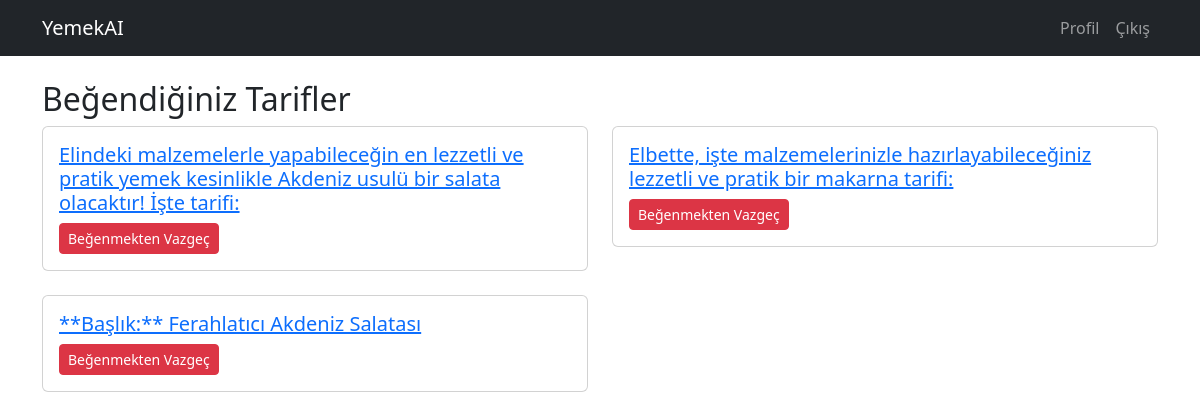
The page /profile (signed in) on the database its author committed.
### app/models.py (models this page shows)
class Recipe(db.Model):
    id = db.Column(db.Integer, primary_key=True)
    title = db.Column(db.String(120), nullable=False)
    description = db.Column(db.Text, nullable=True)
    content = db.Column(db.Text, nullable=False)

### app/routes.py (the view)
@bp.route('/profile')
@login_required
def profile():
    liked_recipes = current_user.liked_recipes
    return render_template('profile.html', liked_recipes=liked_recipes)

### app/__init__.py (called while the page is built)
def create_app():
    app = Flask(__name__)
    app.config['SECRET_KEY'] = os.getenv('SECRET_KEY', 'supersecretkey')
    app.config['SQLALCHEMY_DATABASE_URI'] = os.getenv('DATABASE_URL', 'sqlite:///db.sqlite3')
    app.config['SQLALCHEMY_TRACK_MODIFICATIONS'] = False
    db.init_app(app)
    bcrypt.init_app(app)
    migrate.init_app(app, db)
    login_manager.init_app(app)
    login_manager.login_view = 'main.login'
    from .models import User, Recipe
    @login_manager.user_loader
    def load_user(user_id):
        return User.query.get(int(user_id))
    from .routes import bp as main_bp
    app.register_blueprint(main_bp)
    return app

### app/templates/profile.html (shortened to what this page needs)
{% extends 'base.html' %}
{% block content %}
<h2>Beğendiğiniz Tarifler</h2>
<div class="row">
  {% for recipe in liked_recipes %}
    <div class="col-md-6 mb-4">
      <div class="card">
        <div class="card-body">
          <h5 class="card-title">
            <a href="{{ url_for('main.recipe_detail', recipe_id=recipe.id) }}">{{ recipe.title }}</a>
          </h5>
          <form method="POST" action="{{ url_for('main.unlike', recipe_id=recipe.id) }}">
            <button type="submit" class="btn btn-danger btn-sm">Beğenmekten Vazgeç</button>
          </form>
        </div>
      </div>
    </div>
  {% else %}
    <p>Henüz beğendiğiniz bir tarif yok.</p>
  {% endfor %}
</div>
{% endblock %}

### app/templates/base.html (shortened to what this page needs)
<!DOCTYPE html>
<html lang="tr">
<head>
    <link href="https://cdn.jsdelivr.net/npm/bootstrap@5.3.2/dist/css/bootstrap.min.css" rel="stylesheet">
</head>
<body>
    <nav class="navbar navbar-expand-lg navbar-dark bg-dark mb-4">
        <div class="container">
            <a class="navbar-brand" href="{{ url_for('main.index') }}">YemekAI</a>
            <div class="collapse navbar-collapse">
                <ul class="navbar-nav ms-auto">
                    {% if current_user.is_authenticated %}
                        <li class="nav-item"><a class="nav-link" href="{{ url_for('main.profile') }}">Profil</a></li>
                        <li class="nav-item"><a class="nav-link" href="{{ url_for('main.logout') }}">Çıkış</a></li>
                    {% else %}
                        <li class="nav-item"><a class="nav-link" href="{{ url_for('main.login') }}">Giriş</a></li>
                        <li class="nav-item"><a class="nav-link" href="{{ url_for('main.register') }}">Kayıt Ol</a></li>
                    {% endif %}
                </ul>
            </div>
        </div>
    </nav>
    <div class="container">
        {% block content %}{% endblock %}
    </div>
</body>
</html>

### rows shown on the page
Recipe: title "Elindeki malzemelerle yapabileceğin en lezzetli ve pratik yemek kesinlikle Akdeniz usulü bir salata olacaktır! İşte tarifi:"
Recipe: title "Elbette, işte malzemelerinizle hazırlayabileceğiniz lezzetli ve pratik bir makarna tarifi:"
Recipe: title "**Başlık:** Ferahlatıcı Akdeniz Salatası"
